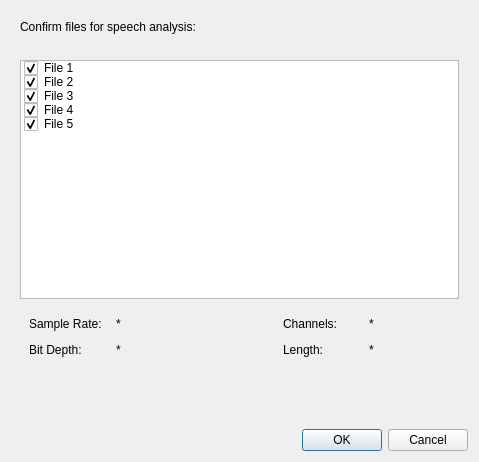
<?xml version="1.0" encoding="UTF-8"?>
<ui version="4.0">
 <class>Dialog</class>
 <widget class="QDialog" name="Dialog">
  <property name="geometry">
   <rect>
    <x>0</x>
    <y>0</y>
    <width>479</width>
    <height>462</height>
   </rect>
  </property>
  <property name="windowTitle">
   <string>Dialog</string>
  </property>
  <layout class="QVBoxLayout" name="verticalLayout">
   <item>
    <widget class="QWidget" name="widget" native="true">
     <layout class="QGridLayout" name="gridLayout">
      <item row="2" column="0">
       <widget class="QListWidget" name="listWidget_WavFileSelect">
        <property name="horizontalScrollBarPolicy">
         <enum>Qt::ScrollBarAlwaysOff</enum>
        </property>
        <property name="alternatingRowColors">
         <bool>false</bool>
        </property>
        <property name="selectionMode">
         <enum>QAbstractItemView::ExtendedSelection</enum>
        </property>
        <property name="textElideMode">
         <enum>Qt::ElideLeft</enum>
        </property>
        <property name="sortingEnabled">
         <bool>true</bool>
        </property>
        <item>
         <property name="text">
          <string>File 1</string>
         </property>
         <property name="checkState">
          <enum>Checked</enum>
         </property>
        </item>
        <item>
         <property name="text">
          <string>File 2</string>
         </property>
         <property name="checkState">
          <enum>Checked</enum>
         </property>
        </item>
        <item>
         <property name="text">
          <string>File 3</string>
         </property>
         <property name="checkState">
          <enum>Checked</enum>
         </property>
        </item>
        <item>
         <property name="text">
          <string>File 4</string>
         </property>
         <property name="checkState">
          <enum>Checked</enum>
         </property>
        </item>
        <item>
         <property name="text">
          <string>File 5</string>
         </property>
         <property name="checkState">
          <enum>Checked</enum>
         </property>
        </item>
       </widget>
      </item>
      <item row="0" column="0">
       <widget class="QLabel" name="label">
        <property name="text">
         <string>Confirm files for speech analysis:</string>
        </property>
       </widget>
      </item>
      <item row="1" column="0">
       <spacer name="horizontalSpacer">
        <property name="orientation">
         <enum>Qt::Horizontal</enum>
        </property>
        <property name="sizeHint" stdset="0">
         <size>
          <width>40</width>
          <height>20</height>
         </size>
        </property>
       </spacer>
      </item>
      <item row="3" column="0">
       <widget class="QWidget" name="widget_2" native="true">
        <layout class="QVBoxLayout" name="verticalLayout_2">
         <item>
          <layout class="QHBoxLayout" name="horizontalLayout">
           <property name="bottomMargin">
            <number>0</number>
           </property>
           <item>
            <widget class="QLabel" name="label_2">
             <property name="sizePolicy">
              <sizepolicy hsizetype="Expanding" vsizetype="Preferred">
               <horstretch>0</horstretch>
               <verstretch>0</verstretch>
              </sizepolicy>
             </property>
             <property name="text">
              <string>Sample Rate:</string>
             </property>
            </widget>
           </item>
           <item>
            <widget class="QLabel" name="label_SampleRate">
             <property name="sizePolicy">
              <sizepolicy hsizetype="Expanding" vsizetype="Preferred">
               <horstretch>0</horstretch>
               <verstretch>0</verstretch>
              </sizepolicy>
             </property>
             <property name="text">
              <string>*</string>
             </property>
            </widget>
           </item>
           <item>
            <spacer name="horizontalSpacer_3">
             <property name="orientation">
              <enum>Qt::Horizontal</enum>
             </property>
             <property name="sizeHint" stdset="0">
              <size>
               <width>40</width>
               <height>20</height>
              </size>
             </property>
            </spacer>
           </item>
           <item>
            <widget class="QLabel" name="label_4">
             <property name="sizePolicy">
              <sizepolicy hsizetype="Expanding" vsizetype="Preferred">
               <horstretch>0</horstretch>
               <verstretch>0</verstretch>
              </sizepolicy>
             </property>
             <property name="text">
              <string>Channels:</string>
             </property>
            </widget>
           </item>
           <item>
            <widget class="QLabel" name="label_Channels">
             <property name="sizePolicy">
              <sizepolicy hsizetype="Expanding" vsizetype="Preferred">
               <horstretch>0</horstretch>
               <verstretch>0</verstretch>
              </sizepolicy>
             </property>
             <property name="text">
              <string>*</string>
             </property>
            </widget>
           </item>
          </layout>
         </item>
         <item>
          <layout class="QHBoxLayout" name="horizontalLayout_2">
           <property name="bottomMargin">
            <number>0</number>
           </property>
           <item>
            <widget class="QLabel" name="label_3">
             <property name="sizePolicy">
              <sizepolicy hsizetype="Expanding" vsizetype="Preferred">
               <horstretch>0</horstretch>
               <verstretch>0</verstretch>
              </sizepolicy>
             </property>
             <property name="text">
              <string>Bit Depth:</string>
             </property>
            </widget>
           </item>
           <item>
            <widget class="QLabel" name="label_BitDepth">
             <property name="sizePolicy">
              <sizepolicy hsizetype="Expanding" vsizetype="Preferred">
               <horstretch>0</horstretch>
               <verstretch>0</verstretch>
              </sizepolicy>
             </property>
             <property name="text">
              <string>*</string>
             </property>
            </widget>
           </item>
           <item>
            <spacer name="horizontalSpacer_4">
             <property name="orientation">
              <enum>Qt::Horizontal</enum>
             </property>
             <property name="sizeHint" stdset="0">
              <size>
               <width>40</width>
               <height>20</height>
              </size>
             </property>
            </spacer>
           </item>
           <item>
            <widget class="QLabel" name="label_5">
             <property name="sizePolicy">
              <sizepolicy hsizetype="Expanding" vsizetype="Preferred">
               <horstretch>0</horstretch>
               <verstretch>0</verstretch>
              </sizepolicy>
             </property>
             <property name="text">
              <string>Length: </string>
             </property>
            </widget>
           </item>
           <item>
            <widget class="QLabel" name="label_Length">
             <property name="sizePolicy">
              <sizepolicy hsizetype="Expanding" vsizetype="Preferred">
               <horstretch>0</horstretch>
               <verstretch>0</verstretch>
              </sizepolicy>
             </property>
             <property name="text">
              <string>*</string>
             </property>
            </widget>
           </item>
          </layout>
         </item>
         <item>
          <widget class="QWidget" name="verticalWidget" native="true">
           <layout class="QHBoxLayout" name="horizontalLayout_3">
            <property name="bottomMargin">
             <number>10</number>
            </property>
           </layout>
          </widget>
         </item>
        </layout>
       </widget>
      </item>
     </layout>
    </widget>
   </item>
   <item>
    <spacer name="horizontalSpacer_2">
     <property name="orientation">
      <enum>Qt::Horizontal</enum>
     </property>
     <property name="sizeHint" stdset="0">
      <size>
       <width>40</width>
       <height>20</height>
      </size>
     </property>
    </spacer>
   </item>
   <item>
    <widget class="QDialogButtonBox" name="buttonBox">
     <property name="orientation">
      <enum>Qt::Horizontal</enum>
     </property>
     <property name="standardButtons">
      <set>QDialogButtonBox::Cancel|QDialogButtonBox::Ok</set>
     </property>
    </widget>
   </item>
  </layout>
 </widget>
 <resources/>
 <connections>
  <connection>
   <sender>buttonBox</sender>
   <signal>accepted()</signal>
   <receiver>Dialog</receiver>
   <slot>accept()</slot>
   <hints>
    <hint type="sourcelabel">
     <x>227</x>
     <y>440</y>
    </hint>
    <hint type="destinationlabel">
     <x>157</x>
     <y>274</y>
    </hint>
   </hints>
  </connection>
  <connection>
   <sender>buttonBox</sender>
   <signal>rejected()</signal>
   <receiver>Dialog</receiver>
   <slot>reject()</slot>
   <hints>
    <hint type="sourcelabel">
     <x>295</x>
     <y>446</y>
    </hint>
    <hint type="destinationlabel">
     <x>286</x>
     <y>274</y>
    </hint>
   </hints>
  </connection>
 </connections>
</ui>
